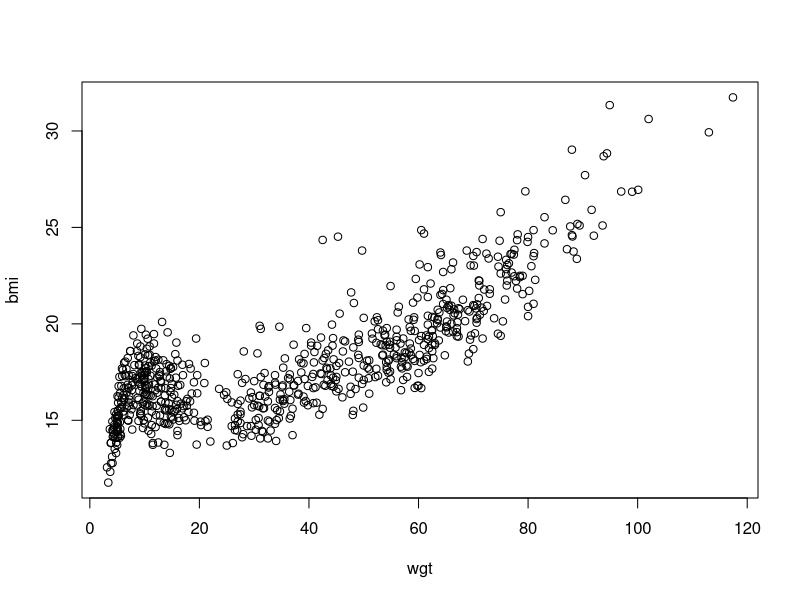
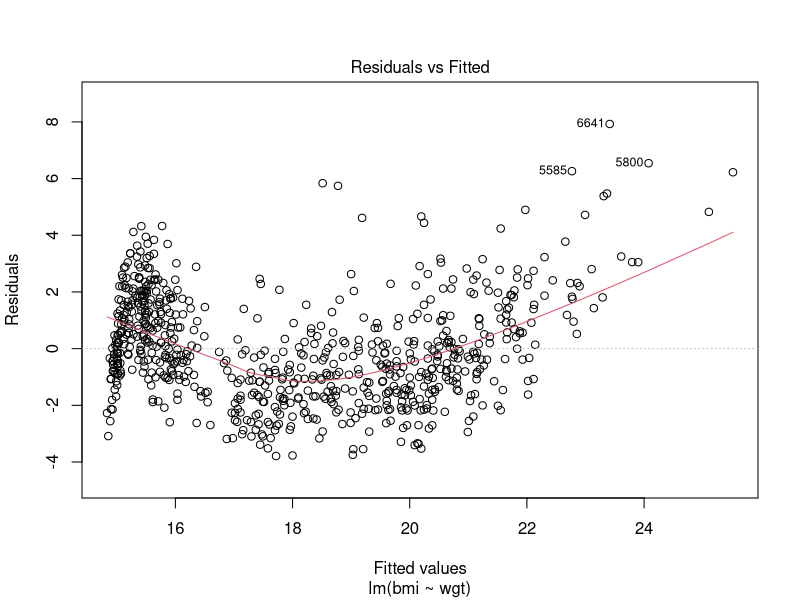
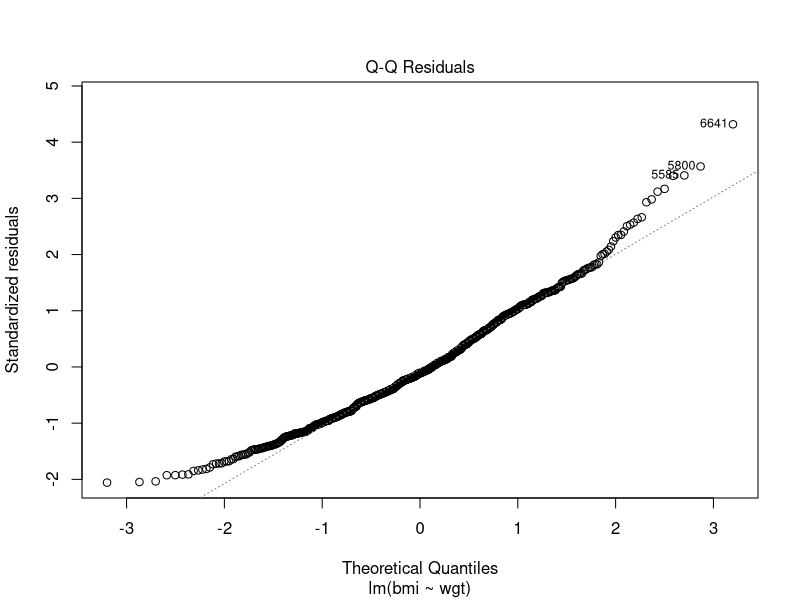
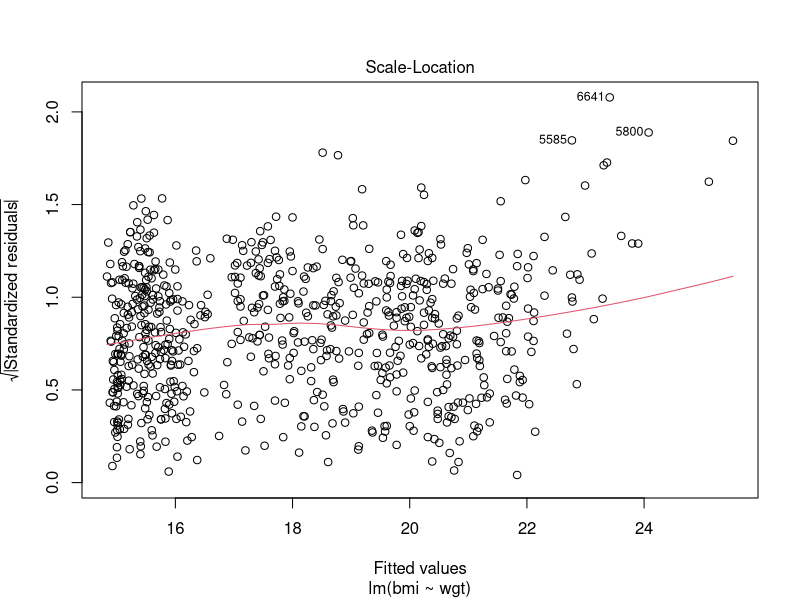
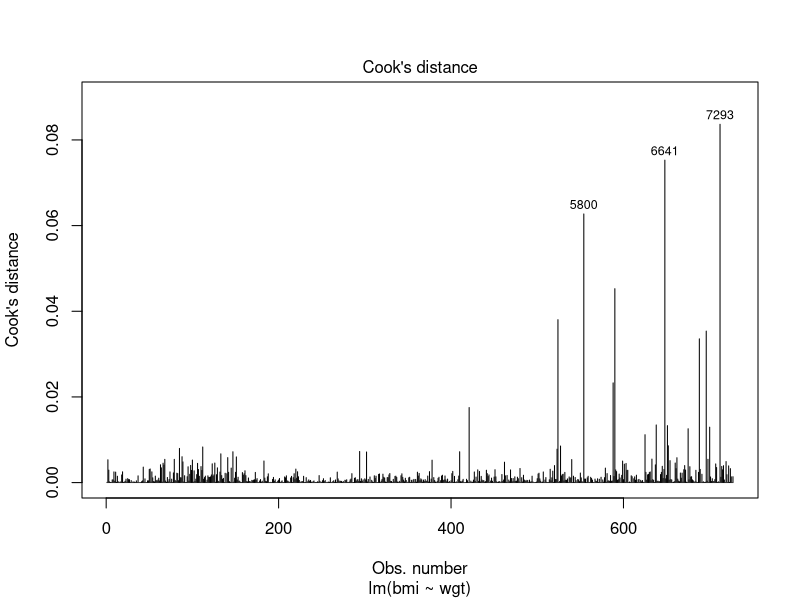
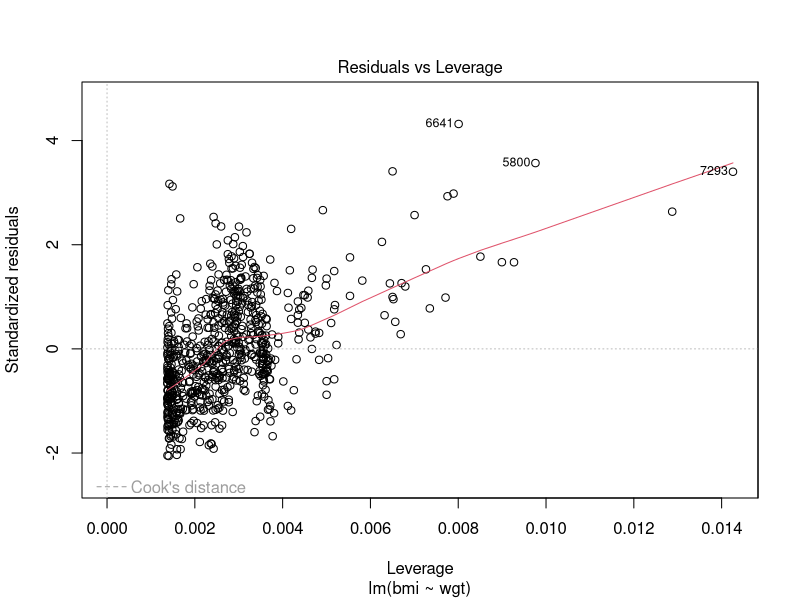
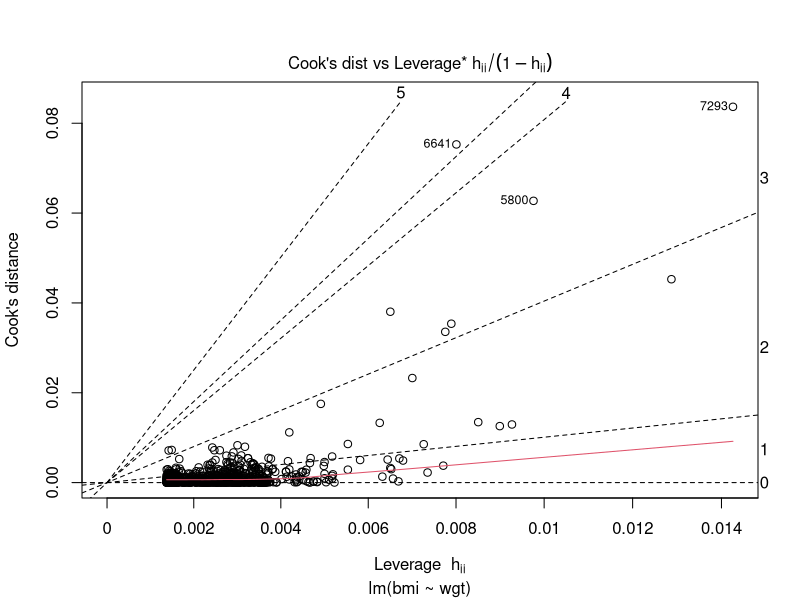

These figures' R source, in order:
## ---- chunk 1
library(stats)
## ---- chunk 2
require(stats)
## ---- chunk 3
library(mice)
class(boys)

model <- lm(bmi ~ I(wgt / (hgt / 100)^2), data = boys)
class(model)
## ---- chunk 4
plot(bmi ~ wgt, data = boys)
## ---- chunk 5
plot(lm(bmi ~ wgt, data = boys), which = 1)
## ---- chunk 6
plot(lm(bmi ~ wgt, data = boys), which = 2)
## ---- chunk 7
plot(lm(bmi ~ wgt, data = boys), which = 3)
## ---- chunk 8
plot(lm(bmi ~ wgt, data = boys), which = 4)
## ---- chunk 9
plot(lm(bmi ~ wgt, data = boys), which = 5)
## ---- chunk 10
plot(lm(bmi ~ wgt, data = boys), which = 6)
